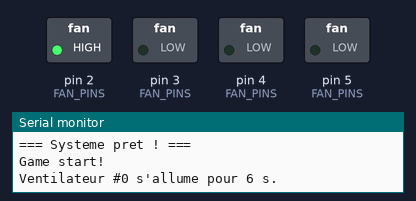
A sketch run on a simulated Arduino Uno, built with avr-gcc and run on an emulated ATmega328P. Parts: switched loads named in the sketch (green lamp = pin HIGH), the last lines printed to the serial monitor. Random numbers use the default seed unless the sketch sets one.

Above: at 0.2 s.
At 3.3 s:
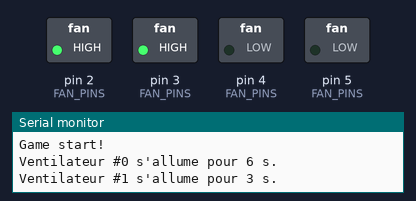
At 10.0 s:
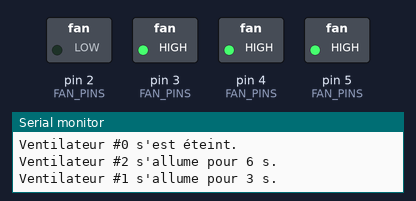
At 13.5 s:
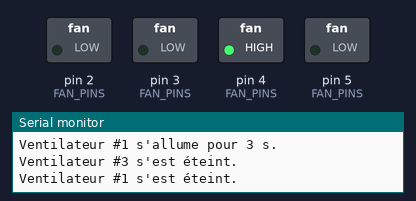
At 22.0 s:
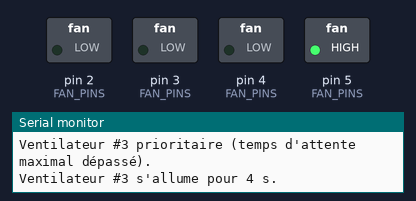
At 37.8 s:
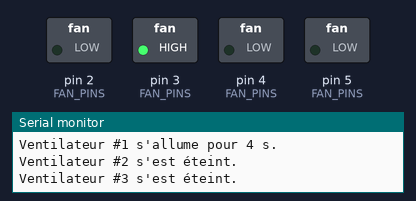
Timing chart, 0 to 40.0 s (numbered marks = the images above):
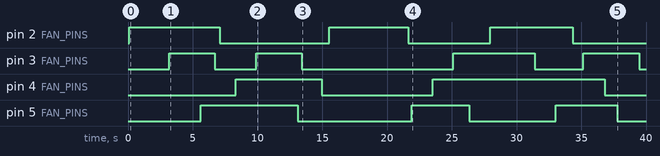

Measured:
- by itself, pin 2 (FAN_PINS): goes LOW 8.4 s, HIGH 6.1 s, LOW 6.3 s, HIGH 6.4 s, then LOW
- by itself, pin 3 (FAN_PINS): LOW → HIGH at 3.2 s, → LOW 3.5 s later, → HIGH 3.2 s later, → LOW 3.5 s later, … (8 changes in this stretch)
- by itself, pin 4 (FAN_PINS): LOW → HIGH at 8.3 s, → LOW 6.7 s later, → HIGH 8.6 s later, → LOW 13.3 s later
- by itself, pin 5 (FAN_PINS): goes HIGH 7.5 s, LOW 8.8 s, HIGH 4.4 s, LOW 6.7 s, HIGH 4.8 s, then LOW

The sketch:

WindBalloonGame.ino
```cpp
#include "config.h"
#include "Fan.h"
#include "Button.h"
#include "GameManager.h"

// Initialisation du bouton de démarrage
Button startButton(BUTTON_PIN);

// Tableau des ventilateurs
Fan fans[NUM_FANS];

// Initialisation du GameManager
GameManager game(fans, NUM_FANS);

void setup() {
  Serial.begin(9600);

  // Initialisation des composants
  startButton.begin();

  for(int i = 0; i < NUM_FANS; i++){
    fans[i].begin(FAN_PINS[i]);
  }

  game.begin();

  // Initialisation du générateur aléatoire (bruit sur une broche analogique non connectée A0)
  randomSeed(analogRead(A0));

  if(USE_STARTSTOP_BUTTON)
  {
    Serial.println("=== Systeme pret ! Appuyez sur le bouton pour lancer le jeu. ===");
  }
  else
  {
    Serial.println("=== Systeme pret ! ===");
    //Lancer le jeu
    game.toggleState();
  }
}

void loop()
{
  if (USE_STARTSTOP_BUTTON && startButton.wasPressed())
  {
    game.toggleState();
  }

  game.update();
}
```

Button.cpp
```cpp
#include "Button.h"
#include "config.h"

Button::Button(int pinP)
{
  pin = pinP;
  debounceDelay = DEBOUNCE_DELAY;
  lastButtonState = HIGH;
  buttonState = HIGH;
  lastDebounceTime = 0;
}

void Button::begin()
{
  pinMode(pin, INPUT_PULLUP);
}

bool Button::wasPressed()
{
  bool pressed = false;
  int currentState = digitalRead(pin);

  // Si l'état a changé (bruit ou appui réel)
  if (currentState != lastButtonState)
  {
    lastDebounceTime = millis();
  }

  // Si le délai anti-rebond est dépassé
  if ((millis() - lastDebounceTime) > debounceDelay)
  {
    if (currentState != buttonState)
    {
      buttonState = currentState;
      // Avec INPUT_PULLUP, un appui amène la broche à LOW
      if (buttonState == LOW)
      {
        pressed = true;
      }
    }
  }

  lastButtonState = currentState;
  return pressed;
}
```

Button.h
```cpp
#ifndef BUTTON_H
#define BUTTON_H

#include <Arduino.h>

class Button
{
  private:
    int pin;
    unsigned long lastDebounceTime;
    unsigned long debounceDelay;
    bool lastButtonState;
    bool buttonState;

  public:
    Button(int pinP);
    void begin();
    bool wasPressed();
};

#endif
```

Fan.cpp
```cpp
#include "Fan.h"

Fan::Fan()
{
  pin = -1;
  active = false;
  startTime = 0;
  duration = 0;
  lastActivationTime = millis();
}

void Fan::begin(int pinP)
{
  pin = pinP;
  pinMode(pin, OUTPUT);
  turnOff();
}

void Fan::turnOn(unsigned long activeDuration)
{
  digitalWrite(pin, HIGH);
  active = true;
  startTime = millis();
  duration = activeDuration;
  lastActivationTime = millis();
}

void Fan::turnOff()
{
  digitalWrite(pin, LOW);
  active = false;
}

bool Fan::isActive() {
  return active;
}

bool Fan::hasExpired() const {
  if (!active) return false;
  return (millis() - startTime >= duration);
}

unsigned long Fan::getLastActivationTime() const
{
  return startTime;
}
```

Fan.h
```cpp
#ifndef FAN_H
#define FAN_H

#include <Arduino.h>

class Fan {
  private:
    int pin;
    bool active;
    unsigned long startTime;
    unsigned long duration;
    unsigned long lastActivationTime;

  public:
    Fan();
    void begin(int pinP);
    void turnOn(unsigned long activeDuration);
    void turnOff();
    bool isActive();
    bool hasExpired() const;
    unsigned long getLastActivationTime() const;
};

#endif
```

GameManager.cpp
```cpp
#include "GameManager.h"
#include "config.h"

GameManager::GameManager(Fan* fanArray, int count) {
  fans = fanArray;
  numFans = count;
  maxFansActive = MAX_FANS_ACTIVE;
  isRunning = false;
  lastSpawnAttemptTime = millis();
  lastMaxActiveChangeTime = millis();
}

void GameManager::begin()
{
  turnOffAllFans();
}

void GameManager::toggleState()
{
  isRunning = !isRunning;

  if(!isRunning)
  {
    Serial.println("Game stop!");
    turnOffAllFans();
    return;
  }

  Serial.println("Game start!");

  // Lance un premier ventilateur
  int firstFan = random(0, numFans);
  turnOnFan(firstFan);
}

void GameManager::update()
{
  if (!isRunning) return;

  // En continu, on vérifie l'état de chaque ventilateur
  checkAndManageFans();
}

bool GameManager::getState() const {
  return isRunning;
}

void GameManager::checkAndManageFans() {
  int activeCount = 0;
  unsigned long currentTime = millis();

  // Compter les ventilateurs actif et éteindre les ventilateurs qui ont dépassé leur temps imparti
  for (int i = 0; i < numFans; i++)
  {
    if (fans[i].isActive())
    {
      if (fans[i].hasExpired())
        turnOffFan(i);
      else
        activeCount++; // Compte les ventilateurs encore en train de tourner
    }
  }

  // Changer le nombre maximum de ventilateur allumé toutes les x secondes
  if(currentTime - lastMaxActiveChangeTime >= SPAWN_CHANGE_MAX_ACTIVE)
  {
    maxFansActive = random(1, MAX_FANS_ACTIVE + 1); // 1, 2 ou 3
    lastMaxActiveChangeTime = currentTime;
  }

  //

  // S'il y a moins de ventilateurs actifs que le max souhaité toutes les x secondes
  if (activeCount < MAX_FANS_ACTIVE && (currentTime - lastSpawnAttemptTime >= SPAWN_CHECK_INTERVAL))
  {
    lastSpawnAttemptTime = currentTime;
    if (random(0, 100) < FAN_SPAWN_CHANCE) // Fréquence de tentative d'allumage (ex:30% chance à chaque boucle)
    {
      //Recherche prioritaire: ventilateur éteint depuis longtemps dépassant le MAX_WAITING_TIME
      int fanToTurnOn = getOldestWaitingFanIndex(currentTime);
      if (fanToTurnOn != -1)
      {
        logFanAction(fanToTurnOn, "prioritaire (temps d'attente maximal dépassé).");
      }
      else //Sinon recherche aléatoire parmis les ventilateurs éteints
      {
        fanToTurnOn = getRandomAvailableFanIndex();
      }

      //Activation du ventilateur choisi
      if (fanToTurnOn != -1)
      {
        turnOnFan(fanToTurnOn);
      }
    }
  }
}

int GameManager::getOldestWaitingFanIndex(unsigned long currentTime) const
{
  int targetFanIndex = -1;
  unsigned long oldestTime = currentTime; // On initialise avec l'heure actuelle

  for (int i = 0; i < numFans; i++) {
    if (!fans[i].isActive()) {
      unsigned long lastAct = fans[i].getLastActivationTime();

      // On cherche le plus ancien lastActivationTime
      if (lastAct < oldestTime) {
        oldestTime = lastAct;
        targetFanIndex = i;
      }
    }
  }

  // Vérification : est-ce que le ventilateur le plus ancien dépasse le seuil MAX_WAIT_TIME
  if (targetFanIndex != -1) {
    if ((currentTime - oldestTime) > MAX_WAIT_TIME) {
      return targetFanIndex;
    }
  }

  return -1; // Aucun ventilateur n'a dépassé le seuil d'attente
}

int GameManager::getRandomAvailableFanIndex() const
{
  int availableFans[NUM_FANS];
  int availableCount = 0;

  // On liste tous les ventilateurs éteints
  for (int i = 0; i < numFans; i++)
  {
    if (!fans[i].isActive()) {
      availableFans[availableCount] = i;
      availableCount++;
    }
  }

  // S'il y a des ventilateurs disponibles, on en choisit un au hasard
  if (availableCount > 0)
  {
    int randomChoice = random(0, availableCount);
    return availableFans[randomChoice];
  }

  return -1; // Aucun ventilateur de disponible (tous sont déjà allumés)
}

void GameManager::logFanAction(int fanIndex, const String& message) {
  Serial.print("Ventilateur #");
  Serial.print(fanIndex);
  Serial.print(" ");
  Serial.println(message);
}

unsigned long GameManager::calculateRandomDuration()
{
  return random(MIN_FAN_DURATION, MAX_FAN_DURATION + 1);
}

void GameManager::turnOnFan(int fanIndex)
{
  unsigned long randomDuration = calculateRandomDuration();
  fans[fanIndex].turnOn(randomDuration);

  String details = "s'allume pour " + String(randomDuration / 1000) + " s.";
  logFanAction(fanIndex, details);
}

void GameManager::turnOffFan(int fanIndex)
{
  fans[fanIndex].turnOff();
  logFanAction(fanIndex, "s'est éteint.");
}

void GameManager::turnOffAllFans()
{
  for (int i = 0; i < numFans; i++)
  {
    turnOffFan(i);
  }
}
```

GameManager.h
```cpp
#ifndef GAMEMANAGER_H
#define GAMEMANAGER_H

#include <Arduino.h>
#include "Fan.h"

class GameManager
{
  private:
    Fan* fans;
    int numFans;
    int maxFansActive;
    bool isRunning;
    unsigned long lastSpawnAttemptTime;
    unsigned long lastMaxActiveChangeTime;

    void turnOffAllFans();
    void turnOnFan(int fanIndex);
    void turnOffFan(int fanIndex);
    void checkAndManageFans();
    void logFanAction(int fanIndex, const String& message);

    unsigned long calculateRandomDuration();
    int getOldestWaitingFanIndex(unsigned long currentTime) const;
    int getRandomAvailableFanIndex() const;

  public:
    GameManager(Fan* fanArray, int count);
    void begin();
    void toggleState();
    void update();
    bool getState() const;
};

#endif
```

config.h
```cpp
#ifndef CONFIG_H
#define CONFIG_H

#include <Arduino.h>

// Configuration matérielle
const int BUTTON_PIN = 7;
const int FAN_PINS[] = {2, 3, 4, 5};
constexpr size_t NUM_FANS = sizeof(FAN_PINS) / sizeof(FAN_PINS[0]);

// Configuration du jeu
const int MAX_FANS_ACTIVE = 3;
const unsigned long SPAWN_CHANGE_MAX_ACTIVE = 5000;// 5 secondes
const unsigned long MIN_FAN_DURATION = 3000; // 3 secondes
const unsigned long MAX_FAN_DURATION = 8000; // 8 secondes
const unsigned long MAX_WAIT_TIME = 15000;  // Seuil maximal d'attente 15 secondes d'un ventillateur
const unsigned long SPAWN_CHECK_INTERVAL = 800; // ms entre deux tentatives
const int FAN_SPAWN_CHANCE = 30; //30% de chance d'allumage à chaque boucle
const bool USE_STARTSTOP_BUTTON = false;

// Configuration du bouton
const unsigned long DEBOUNCE_DELAY = 200;

#endif
```
